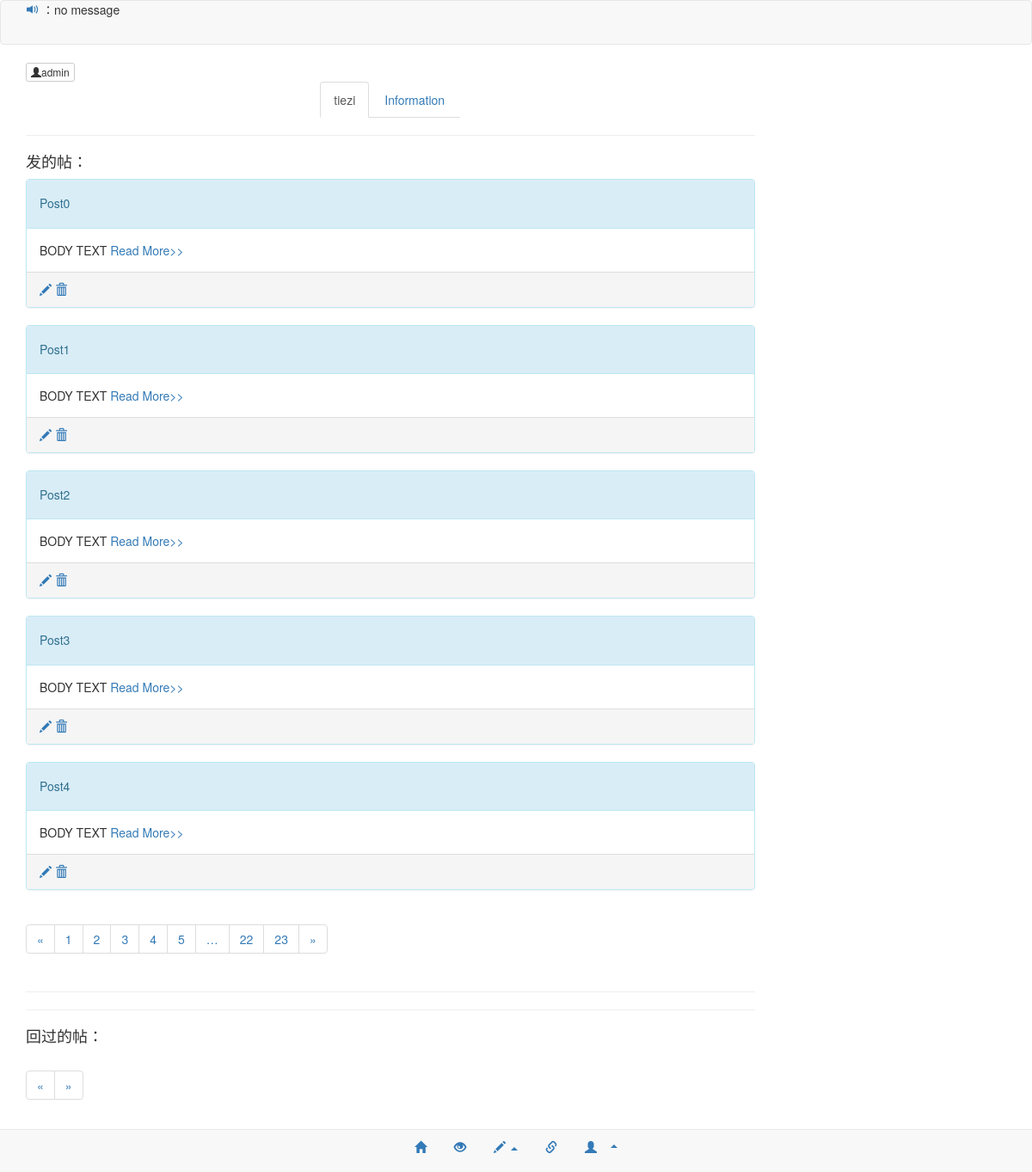
The app's page /tiezi/user_admin/ (signed in), older data.
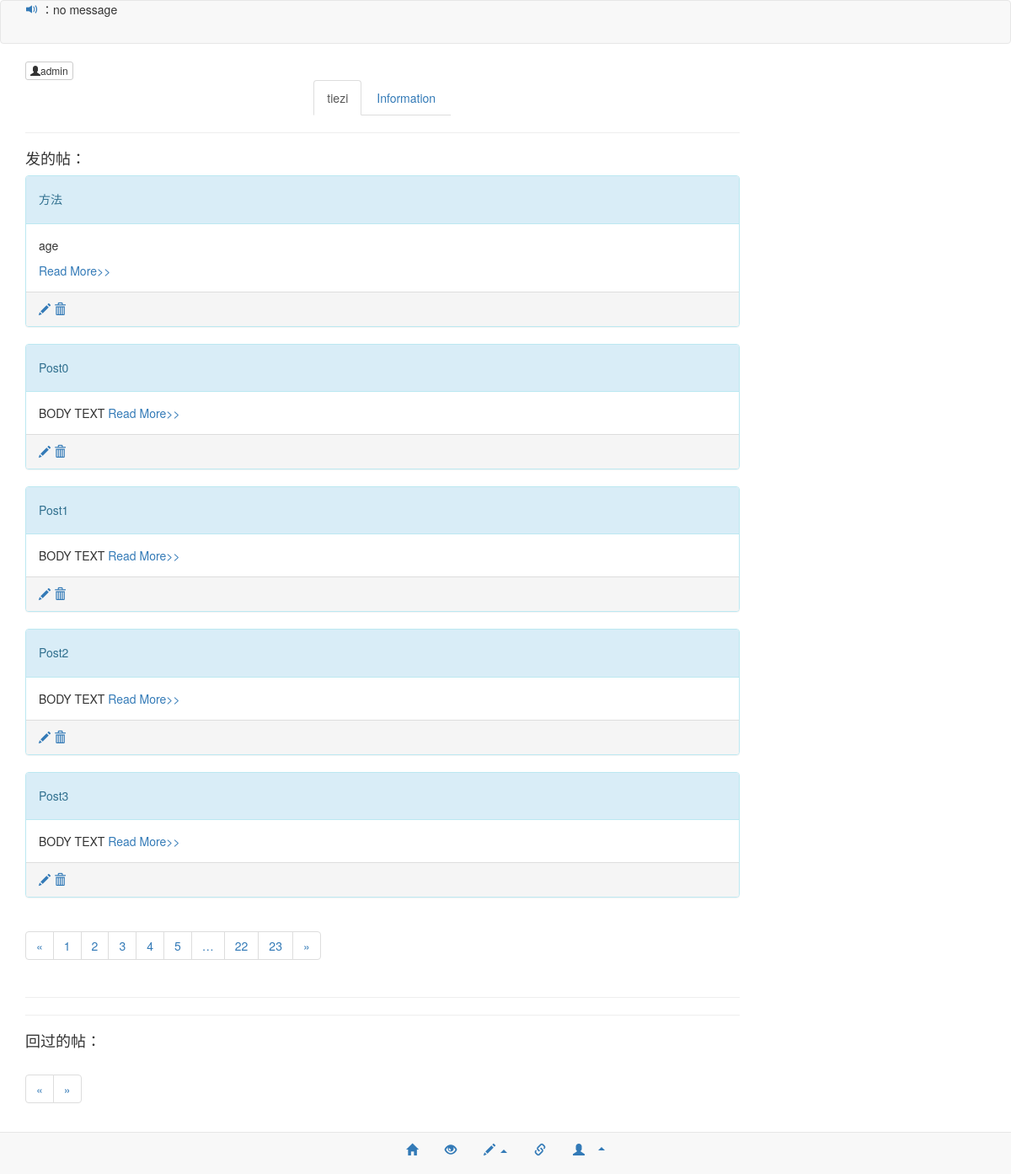
The same page, newer data.
### webapp/models.py (models this page shows, shortened)
class Note(db.Model):
    id = db.Column(db.Integer(), primary_key=True)
    text = db.Column(db.Text())
    publish_date = db.Column(db.DateTime())
    user_id = db.Column(db.Integer(),
                        db.ForeignKey('user.id'))

class User(db.Model):
    id = db.Column(db.Integer(), primary_key=True)
    username = db.Column(db.String(255))
    password = db.Column(db.String(255))
    nick_name = db.Column(db.String(255))
    class_major = db.Column(db.String(255))
    description = db.Column(db.Text())
    blog_addr = db.Column(db.String(255))
    github_addr = db.Column(db.String(255))
    posts = db.relationship('Post',
                             backref='user',
                             lazy='dynamic')
    comments = db.relationship('Comment',
                         backref='user',
                         lazy='dynamic')
    roles = db.relationship(
        'Role',
        secondary=roles,
        backref=db.backref('users', lazy='dynamic')
        )
    related_posts = db.relationship('RelatedPost',
                             backref='user',
                             lazy='dynamic')
    practices = db.relationship('Practice',
                             backref='user',
                             lazy='dynamic')
    answers = db.relationship('Answer',
                             backref='user',
                             lazy='dynamic')
    answer_comments = db.relationship('AnswerComment',
                         backref='user',
                         lazy='dynamic')

class Post(db.Model):
    id = db.Column(db.Integer(), primary_key=True)
    title = db.Column(db.String(255))
    is_top = db.Column(db.Boolean())
    text = db.Column(db.Text())
    publish_date = db.Column(db.DateTime())
    dynamic_date = db.Column(db.DateTime())
    user_id = db.Column(db.Integer(),
                        db.ForeignKey('user.id'))
    tags = db.relationship('Tag',
                           secondary=tags,
                           backref=db.backref('posts',lazy='dynamic')
                           )
    comments = db.relationship('Comment',
                               backref='post',
                              lazy='dynamic')
    related_posts = db.relationship('RelatedPost',
                             backref='post',
                             lazy='dynamic')

### webapp/controllers/tiezi.py (the view)
@login_required
@tiezi_blueprint.route('/user_admin/')
@tiezi_blueprint.route('/user_admin/<int:page>')
def user_admin(page=1):
    user = current_user
    try:
        posts = user.posts.order_by(Post.publish_date.desc()).paginate(page, 5)
    except Exception as e:
        print(e)
        posts = None
    try:
        comment_related_posts = RelatedPost.query.filter_by(is_commented_only=True,
            user_id=current_user.id).paginate(page,5)
    except Exception as e:
        print(e)
        comment_related_posts = None
    not_viewed_inform_num = get_not_viewed_inform_num()
    return render_template(
        'user_admin.html',
        tag=tag,
        posts=posts,
        comment_related_posts=comment_related_posts,
        user=user,
        note=get_note(),
        Comment=Comment,
        not_viewed_inform_num=not_viewed_inform_num
        )

### webapp/__init__.py (called while the page is built)
def delete_html(string=None):
    for html_tag in ['<p>','</p>','<a>','</a>','<h1>','</h1>','<h2>','<div>','</div>']:
        if string:
            string = string.replace(html_tag,'')
    return string

### webapp/controllers/tiezi.py (called while the page is built)
def get_not_viewed_inform_num():
    try:
        if current_user.username:
            not_viewed_posts = RelatedPost.query.filter_by(is_viewed=False,
                                                         user_id=current_user.id).all()
            return len(not_viewed_posts)
        else:
            return None
    except:
        return None

def get_note():
    try:
        note = Note.query.order_by(Note.publish_date.desc()).limit(1).one()
        return note
    except:
        note = Note()
        note.text = "no message"
        note.publish_date = datetime.datetime.now()
        db.session.add(note)
        db.session.commit()
        get_note()

@tiezi_blueprint.before_request
def check_user():
    if 'username' in session:
        g.current_user = User.query.filter_by(
            username=session['username']
            ).one()
    else:
        g.current_user = None

### webapp/extensions.py (called while the page is built)
@login_manager.user_loader
def load_user(userid):
    from webapp.models import User
    return User.query.get(userid)

### webapp/templates/tiezi/user_admin.html (shortened to what this page needs)
{% extends "base.html" %}
{% block body %}
    <div class="row">
        <div class="col-lg-9">
            <button type="button" class="btn btn-default btn-xs">
                <span class="glyphicon glyphicon-user"></span>{{ current_user.username }}
            </button>
            <ul class="nav nav-tabs">
                <li  class="active">
                    <a href="{{ url_for('.user_admin') }}">tiezi</a>
                </li>
                <li>
                    <a href="{{ url_for('.user_info_setting', username=current_user.username) }}">Information</a>
                </li>
            </ul>
            <hr>
            <h4>发的帖：</h4>
            {% if posts %}
                {% for post in posts.items %}
                    <div class="panel panel-info">
                        <div class="panel-heading"><h5>{{ post.title }}</h5></div>
                        <div class="panel-body">{{ post.text | truncate(500) | safe }}
                            <a href="{{ url_for('.post', post_id=post.id) }}">Read More>></a>
                        </div>
                        <div class="panel-footer">
                            <a href="{{ url_for('.edit_post', id=post.id) }}">
                              <span class="glyphicon glyphicon-pencil"></span>
                            </a>
                            <a href="{{ url_for('.delete_post_in_user_admin', id=post.id) }}">
                              <span class="glyphicon glyphicon-trash"></span>
                            </a>
                        </div>
                    </div>
                {% endfor %}
            {% endif %}
            {{ render_pagination(posts, '.user_admin') }}
            <hr>
            <hr>
            <h4>回过的帖：</h4>
            {{ render_pagination(comment_related_posts, '.user_admin') }}
        </div>
    </div>
{% endblock %}

### webapp/templates/main/base.html (shortened to what this page needs)
{% macro render_pagination(pagination, endpoint) %}
    <nav>
        <ul class="pagination">
            <li>
                <a href="{{ url_for('tiezi.home', page=pagination.prev().page) }}" aria-label="Previous">
                    <span aria-hidden="true">&laquo;</span>
                </a>
            </li>
            {% for page in pagination.iter_pages() %}
                {% if page %}
                    {% if page != pagination.page %}
                        <li><a href="{{ url_for(endpoint, page=page) }}">{{ page }}</a></li>
                    {% else %}
                        <li><a href="">{{ page }}</a></li>
                    {% endif %}
                {% else %}
                    <li><a>…</a><li>
                {% endif %}
            {% endfor %}
            <li>
                <a href="{{ url_for('tiezi.home', page=pagination.next().page) }}" aria-label="Next">
                    <span aria-hidden="true">&raquo;</span>
                </a>
            </li>
        </ul>
    </nav>
{% endmacro %}
<!DOCTYPE html>
<html>
    <head>
      <link rel="stylesheet" href="{{ url_for('static', filename='css/bootstrap.min.css') }}">
    </head>
    <body style="background-color: white">
    <nav class="navbar navbar-default" role="navigation">
      <div class="container-fluid">
      <div class="navbar-header">
        <a class="navbar-brand" href="#"><a><span class="glyphicon glyphicon-volume-up"></span></a> ：{{ note.text | truncate(150) | delete_html() }}</a>
      </div>
      </div>
    </nav>
    <nav class="navbar navbar-default navbar-fixed-bottom" role="navigation">
    <ul class="nav nav-pills">
      <li><a href="{{ url_for('tiezi.home') }}"><span class="glyphicon glyphicon-home"></span></a></li>
      <li><a href="{{ url_for('practice_.home') }}"><span class="glyphicon glyphicon-eye-open"></span></a></li>
      <li class="dropdown">
            <a href="#" class="dropdown-toggle" data-toggle="dropdown">
             <span class="glyphicon glyphicon-pencil"></span>
              <b class="caret"></b>
            </a>
      </li>
      <li>
          <a href="{{ url_for('glinks.glinks') }}">
          <span class="glyphicon glyphicon-link"></span>
          </a>
      </li>
      <li class="dropdown">
            {% if current_user.username %}
            <a href="#" class="dropdown-toggle" data-toggle="dropdown">
             <span class="glyphicon glyphicon-user">
              <b class="caret"></b>
            </a>
            {% endif %}
      </li>
    </ul>
    </nav>
        <div class="container">
            {% block body %}
            {% endblock %}
        </div>
    <footer>
      <br>
      <br>
      <br>
    </footer>
    </body>
</html>

### webapp/templates/main/base.html (style rules this page uses)
.nav { display:table; margin:0 auto; }

Row changes from the older to the newer data that the page shows:
no longer on this page (row unchanged): Post: title "Post4", text "BODY TEXT"
added Post: title "方法", text "age"
